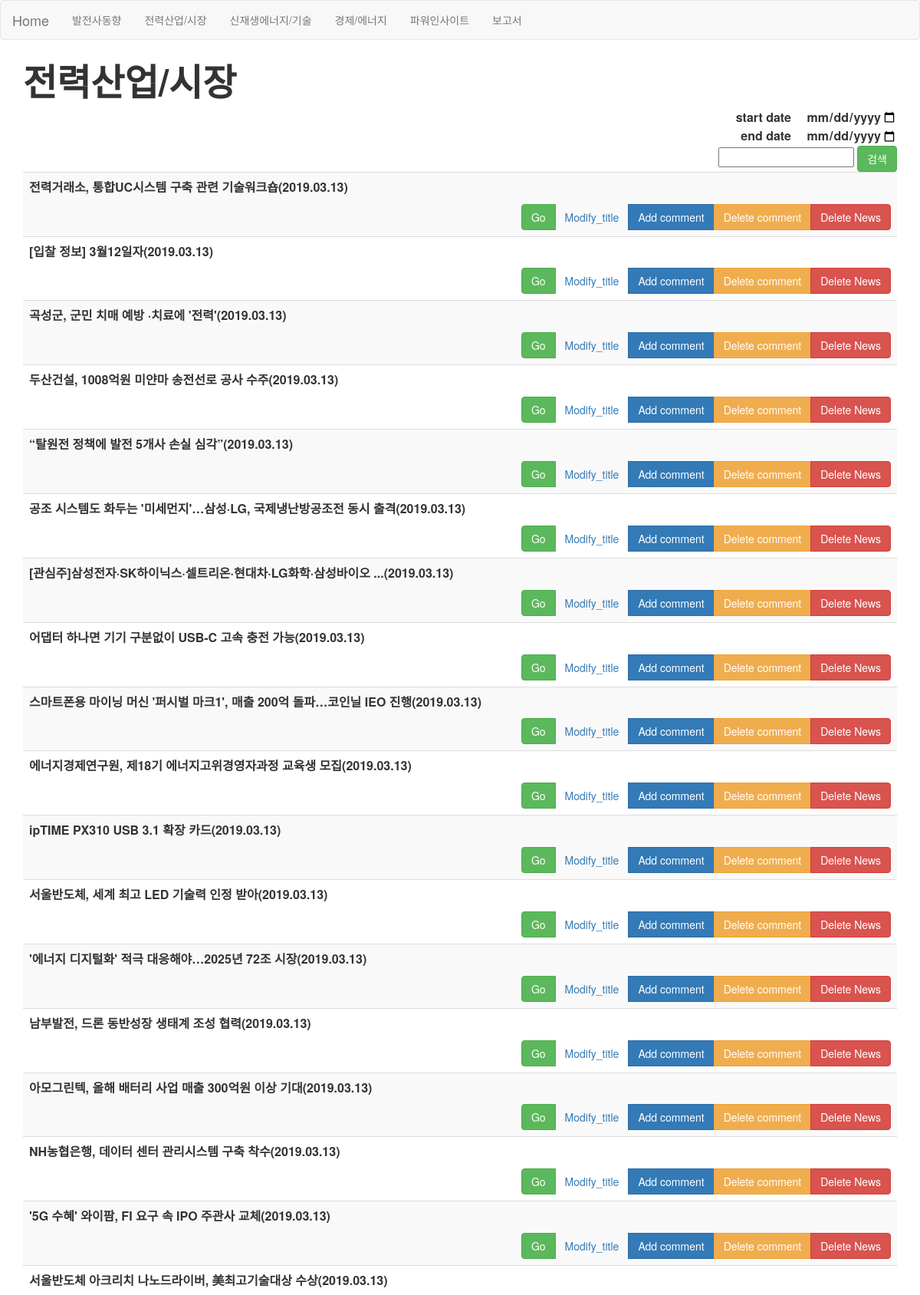
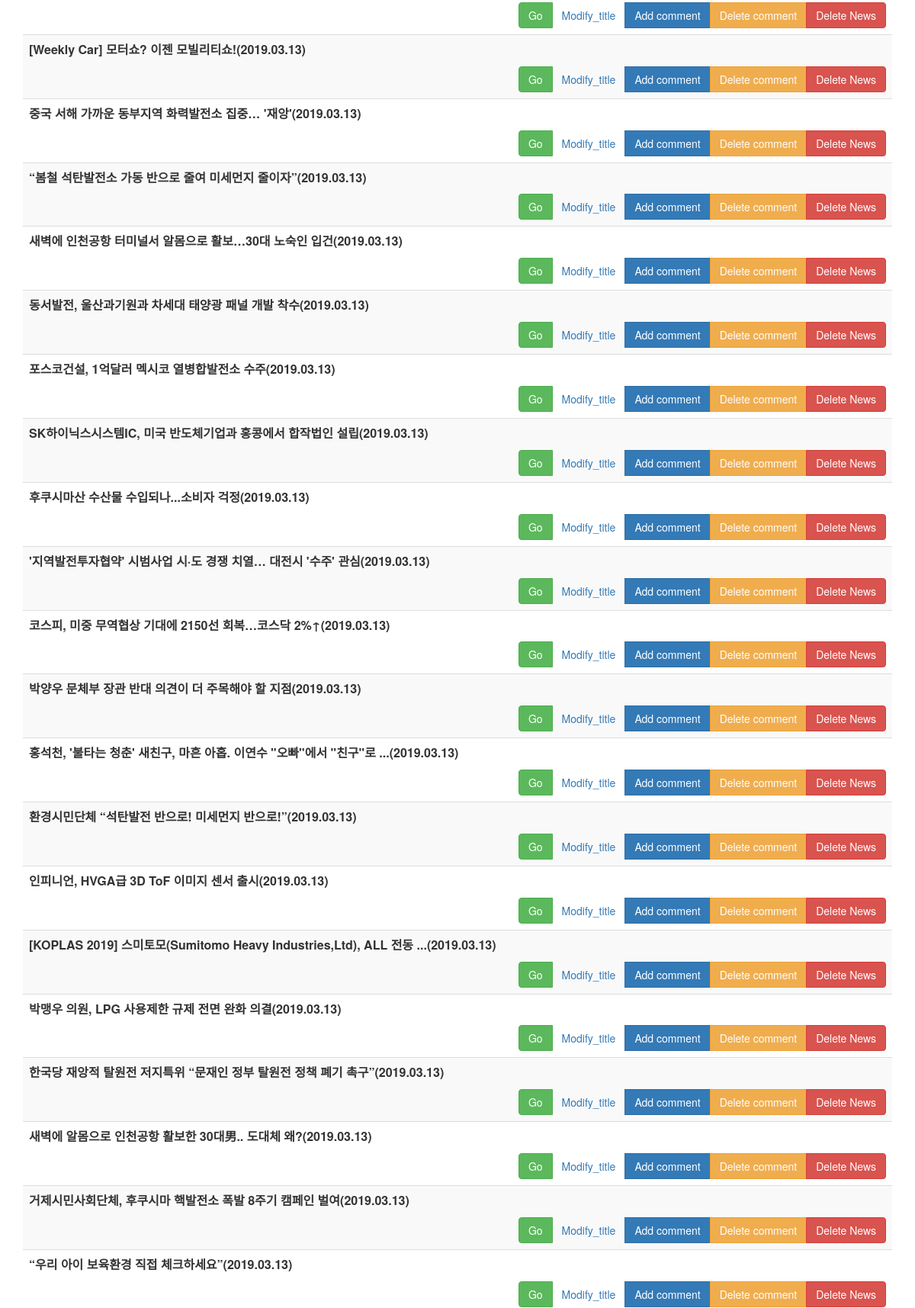
Page /전력산업/시장/ (upper part) on the committed database (2 pictures, top to bottom).
### MorningBriefing/models.py (models this page shows)
class News(models.Model):
    Title = models.CharField(max_length=200) #<title>{% News.title%}</title>
    Link = models.CharField(max_length=2000, unique=True) #a href = {% News.link[]%}
    Comment = models.TextField(
        blank = True,
        default = None)
    Published_date = models.DateField(default =timezone.now)
    Select = (
        ('A', '발전사 동향'), # 한전 #남동발전 #한국전력 #동서발전 #..... -- >
        ('B', '전력산업/시장'), #전력 #이병준 #주병권
        ('C', '신재생에너지/기술'),
        ('D', '경제/에너지'),
    )
    Data_field = models.CharField(
        max_length = 1,
        choices = Select,
        blank = True,
        default = 'm',
    )
    class Meta:
        ordering = ['Data_field', 'Published_date' ]

### MorningBriefing/views.py (called while the page is built)
def b(request):
	today=datetime.date.today()
	one_day_ago = today-datetime.timedelta(days=1)
	try:
		start_date=request.POST["start_date"]
	except:
		start_date="2019-01-01"
	try:
		end_date=request.POST["end_date"]
	except:
		end_date=today
	try:
		search=request.POST["search"]
	except:
		search=""
	start_date=start_date if start_date else one_day_ago
	end_date=end_date if end_date else today
	news = News.objects.filter(Q(Published_date__gte=start_date, Published_date__lte=end_date)&Q(Title__contains=search)).order_by('-Published_date')
	context = {'news':news,}
	return render(request, 'MorningBriefing/b.html',context)

### MorningBriefing/templates/MorningBriefing/b.html (shortened to what this page needs)
<!DOCTYPE html>
<html lang="en">
<head>
  <link rel="stylesheet" href="http://maxcdn.bootstrapcdn.com/bootstrap/3.3.6/css/bootstrap.min.css">
</head>
<body>
  <nav class="navbar navbar-default">
    <div class="container-fluid">
      <div class="navbar-header">
        <a class="navbar-brand" href="{% url 'MorningBriefing:home' %}">Home</a>
      </div>
      <ul class="nav navbar-nav">
        <li><a href = "{% url 'MorningBriefing:발전사동향' %}">발전사동향</a></li>
        <li><a href = "{% url 'MorningBriefing:전력산업/시장'%}">전력산업/시장</a></li>
        <li><a href = "{% url 'MorningBriefing:신재생에너지/기술'%}">신재생에너지/기술</a></li>
        <li><a href = "{% url 'MorningBriefing:경제/에너지'%}">경제/에너지</a></li>
        <li><a href = "{% url 'MorningBriefing:파워인사이트'%}">파워인사이트</a></li>
        <li><a href = "{% url 'MorningBriefing:보고서'%}">보고서</a></li>
      </ul>
    </div>
  </nav>
<div class="container">
    <table class="table table-striped">
        <thead>
            <tr>
                <div><B><font size=10>전력산업/시장</font></B></div>
                    <form method="post">
                      <div style="text-align: right"><font size = 3><B>start date<input type="date" style = "text-align: right;border: 0px; font-size: 3" name="start_date" value="{{start_date}}"></B></font>
                      <div style="text-align: right"><font size = 3><B>end date<input type="date" style = "text-align: right;border: 0px; font-size: 3" name="end_date" value="{{end_date}}"></B></font>
                      <br>
                        <input name="search" value="{{search}}">
                      <input type="submit" class="btn btn-success" value="검색">
                    </form>
                  </div>
        <tbody>
            {% for news in news %}
            {% if news.Data_field == 'B' %}
        <tr>
            <td>
                <div>
                    <p><font size=3><B>{{news.Title}}({{news.Published_date|date:"Y.m.d"}})</B></font></p>
                </div>
              <div align="right">
                <div class="btn-group">
                  <button type="submit" class="btn btn-success"  style="text-align:right;" onclick="window.open('{{news.Link}}')">Go</button>
                  <a class="btn btn-light" href="{%url 'MorningBriefing:modify_title' pk=news.pk %}">Modify_title</a>
                  <a class="btn btn-primary" href="{%url 'MorningBriefing:add_comment_to_post' pk=news.pk %}">Add comment</a>
                <a href="{% url 'MorningBriefing:delete_news' pk=news.pk %}" class="btn btn-warning del" role="button" onclick="return confirm('정말 삭제하시겠습니까?')">Delete comment</a>
              <a href="{% url 'MorningBriefing:delete' pk=news.pk %}" class="btn btn-danger del" role="button" onclick="return confirm('정말 삭제하시겠습니까?')">Delete News</a>
              </div>
              </div>
            {% endif %}
          </td>
        </tr>
        {% endfor %}
        </tbody>
</body>

### rows in the picture
News: Title "전력거래소, 통합UC시스템 구축 관련 기술워크숍", Published_date "2019.03.13"
News: Title "[입찰 정보] 3월12일자", Published_date "2019.03.13"
News: Title "곡성군, 군민 치매 예방 ·치료에 '전력'", Published_date "2019.03.13"
News: Title "두산건설, 1008억원 미얀마 송전선로 공사 수주", Published_date "2019.03.13"
News: Title "“탈원전 정책에 발전 5개사 손실 심각”", Published_date "2019.03.13"
News: Title "공조 시스템도 화두는 '미세먼지'…삼성·LG, 국제냉난방공조전 동시 출격", Published_date "2019.03.13"
News: Title "[관심주]삼성전자·SK하이닉스·셀트리온·현대차·LG화학·삼성바이오 ...", Published_date "2019.03.13"
News: Title "어댑터 하나면 기기 구분없이 USB-C 고속 충전 가능", Published_date "2019.03.13"
News: Title "스마트폰용 마이닝 머신 '퍼시벌 마크1', 매출 200억 돌파…코인닐 IEO 진행", Published_date "2019.03.13"
News: Title "에너지경제연구원, 제18기 에너지고위경영자과정 교육생 모집", Published_date "2019.03.13"
News: Title "ipTIME PX310 USB 3.1 확장 카드", Published_date "2019.03.13"
News: Title "서울반도체, 세계 최고 LED 기술력 인정 받아", Published_date "2019.03.13"
News: Title "'에너지 디지털화' 적극 대응해야…2025년 72조 시장", Published_date "2019.03.13"
News: Title "남부발전, 드론 동반성장 생태계 조성 협력", Published_date "2019.03.13"
News: Title "아모그린텍, 올해 배터리 사업 매출 300억원 이상 기대", Published_date "2019.03.13"
News: Title "NH농협은행, 데이터 센터 관리시스템 구축 착수", Published_date "2019.03.13"
News: Title "'5G 수혜' 와이팜, FI 요구 속 IPO 주관사 교체", Published_date "2019.03.13"
News: Title "서울반도체 아크리치 나노드라이버, 美최고기술대상 수상", Published_date "2019.03.13"
News: Title "[Weekly Car] 모터쇼? 이젠 모빌리티쇼!", Published_date "2019.03.13"
News: Title "중국 서해 가까운 동부지역 화력발전소 집중… '재앙'", Published_date "2019.03.13"
News: Title "“봄철 석탄발전소 가동 반으로 줄여 미세먼지 줄이자”", Published_date "2019.03.13"
News: Title "새벽에 인천공항 터미널서 알몸으로 활보…30대 노숙인 입건", Published_date "2019.03.13"
News: Title "동서발전, 울산과기원과 차세대 태양광 패널 개발 착수", Published_date "2019.03.13"
News: Title "포스코건설, 1억달러 멕시코 열병합발전소 수주", Published_date "2019.03.13"
News: Title "SK하이닉스시스템IC, 미국 반도체기업과 홍콩에서 합작법인 설립", Published_date "2019.03.13"
News: Title "후쿠시마산 수산물 수입되나...소비자 걱정", Published_date "2019.03.13"
News: Title "'지역발전투자협약' 시범사업 시·도 경쟁 치열… 대전시 '수주' 관심", Published_date "2019.03.13"
News: Title "코스피, 미중 무역협상 기대에 2150선 회복…코스닥 2%↑", Published_date "2019.03.13"
News: Title "박양우 문체부 장관 반대 의견이 더 주목해야 할 지점", Published_date "2019.03.13"
News: Title "홍석천, '불타는 청춘' 새친구, 마흔 아홉. 이연수 \"오빠\"에서 \"친구\"로 ...", Published_date "2019.03.13"
News: Title "환경시민단체 “석탄발전 반으로! 미세먼지 반으로!”", Published_date "2019.03.13"
News: Title "인피니언, HVGA급 3D ToF 이미지 센서 출시", Published_date "2019.03.13"
News: Title "[KOPLAS 2019] 스미토모(Sumitomo Heavy Industries,Ltd), ALL 전동 ...", Published_date "2019.03.13"
News: Title "박맹우 의원, LPG 사용제한 규제 전면 완화 의결", Published_date "2019.03.13"
News: Title "한국당 재앙적 탈원전 저지특위 “문재인 정부 탈원전 정책 폐기 촉구”", Published_date "2019.03.13"
News: Title "새벽에 알몸으로 인천공항 활보한 30대男.. 도대체 왜?", Published_date "2019.03.13"
News: Title "거제시민사회단체, 후쿠시마 핵발전소 폭발 8주기 캠페인 벌여", Published_date "2019.03.13"
News: Title "“우리 아이 보육환경 직접 체크하세요”", Published_date "2019.03.13"
